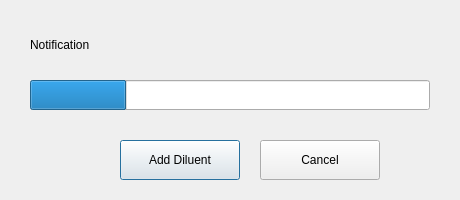
<?xml version="1.0" encoding="UTF-8"?>
<ui version="4.0">
 <class>AddDiluentDialog</class>
 <widget class="QDialog" name="AddDiluentDialog">
  <property name="geometry">
   <rect>
    <x>0</x>
    <y>0</y>
    <width>460</width>
    <height>200</height>
   </rect>
  </property>
  <property name="windowTitle">
   <string>AddDiluentDialog</string>
  </property>
  <widget class="QPushButton" name="pbAddDiluent">
   <property name="geometry">
    <rect>
     <x>120</x>
     <y>140</y>
     <width>120</width>
     <height>40</height>
    </rect>
   </property>
   <property name="text">
    <string>Add Diluent</string>
   </property>
  </widget>
  <widget class="QPushButton" name="pbCancel">
   <property name="geometry">
    <rect>
     <x>260</x>
     <y>140</y>
     <width>120</width>
     <height>40</height>
    </rect>
   </property>
   <property name="text">
    <string>Cancel</string>
   </property>
  </widget>
  <widget class="QLabel" name="lbNotification">
   <property name="geometry">
    <rect>
     <x>30</x>
     <y>30</y>
     <width>400</width>
     <height>30</height>
    </rect>
   </property>
   <property name="text">
    <string>Notification</string>
   </property>
  </widget>
  <widget class="QProgressBar" name="pbProgress">
   <property name="geometry">
    <rect>
     <x>30</x>
     <y>80</y>
     <width>400</width>
     <height>30</height>
    </rect>
   </property>
   <property name="value">
    <number>24</number>
   </property>
   <property name="textVisible">
    <bool>false</bool>
   </property>
  </widget>
 </widget>
 <layoutdefault spacing="6" margin="11"/>
 <resources/>
 <connections/>
</ui>
